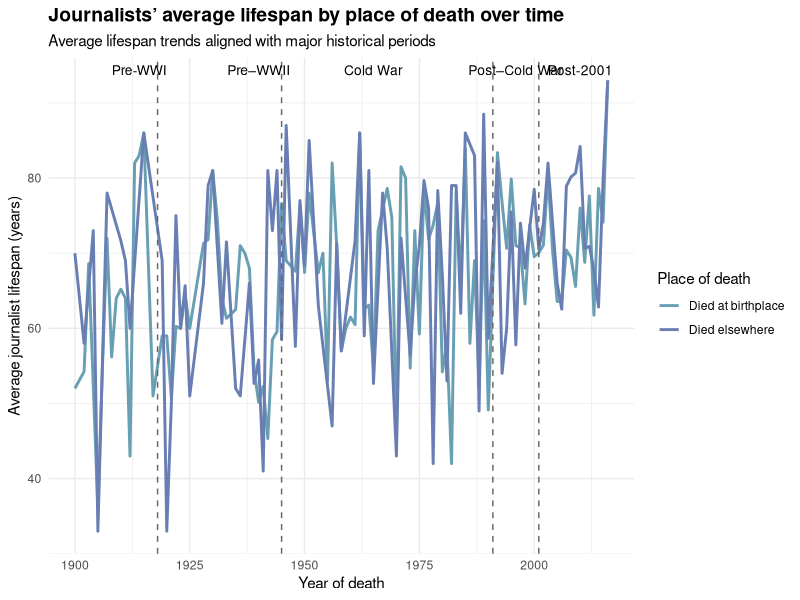
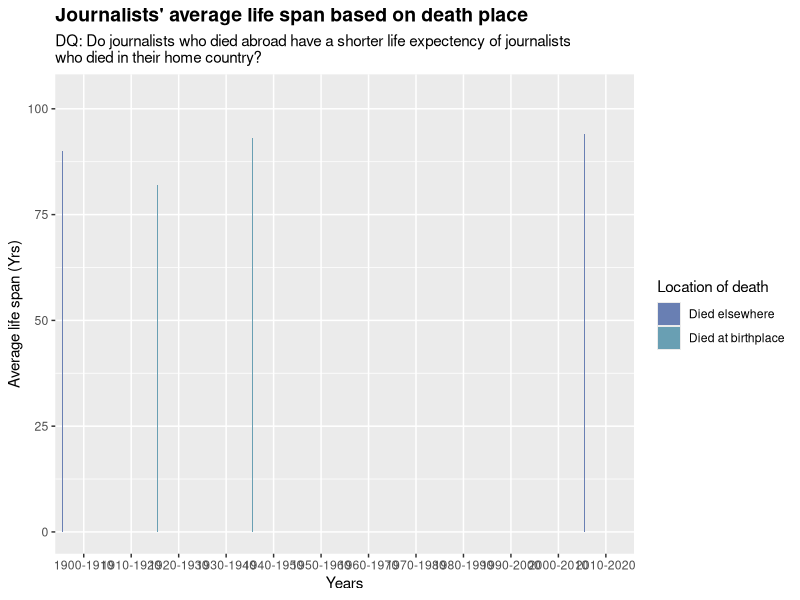
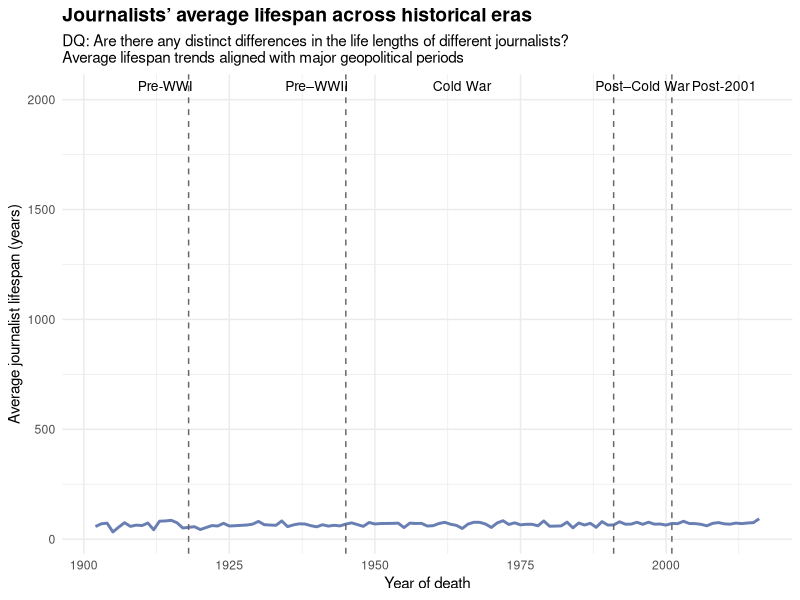
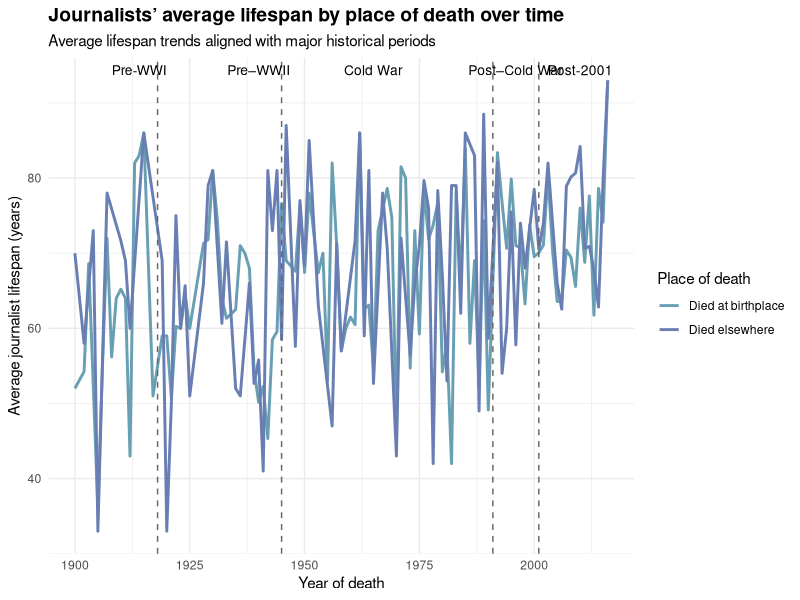
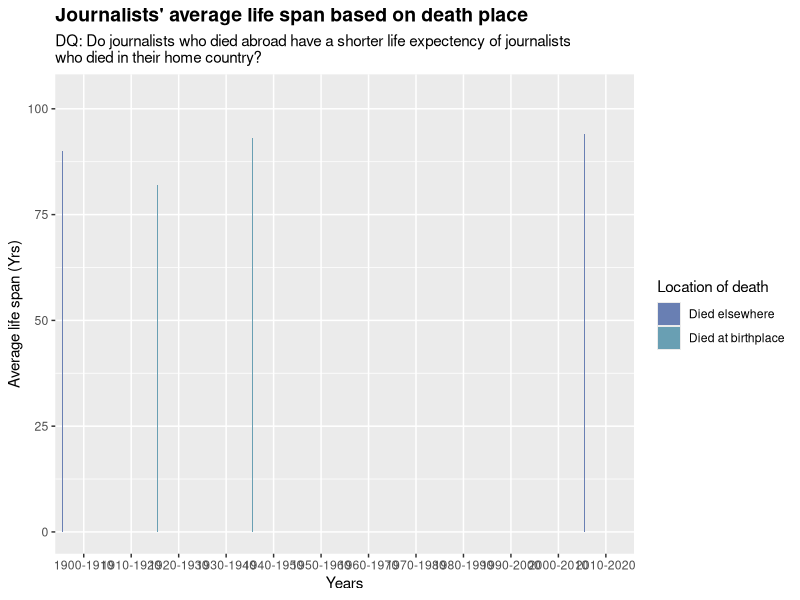

Reproduce these figures in R, in order.

# Calculate the journalist life length
library(tidyverse)
library(dplyr)

journalists <- read_csv('journalists.csv') |>
  mutate(
    birth_year = `ontology/birthYear`, 
    death_year = `ontology/deathYear`, 
    birth_place = `ontology/birthPlace_label`, 
    death_place = `ontology/deathPlace_label`
  ) |>
  select( 
    birth_year, 
    death_year, 
    birth_place, 
    death_place
  )

all_journalists <- journalists |>
  na.omit()|>
  left_join(read_csv("all_country_mapping.csv"), by ='death_place')|>
  select( 
    birth_country, 
    death_country, 
    death_year, 
    birth_year
  ) |>
  mutate(
    birth_year = as.numeric(birth_year), 
    death_year = as.numeric(death_year), 
  ) |>  
  mutate(
    bd_coincide = (birth_country == death_country),
    life_length = death_year - birth_year
  ) |>
  filter(death_year >= 1900)

avr_life_span <- read_csv('journalists.csv') |>
  select("title", "ontology/occupation_label", "ontology/birthYear", "ontology/deathYear")|>
  na.omit()|>
  rename(ontology_birthYear = `ontology/birthYear`, ontology_deathYear = `ontology/deathYear` )|>
  mutate(ontology_birthYear = as.numeric(ontology_birthYear), ontology_deathYear = as.numeric(ontology_deathYear))|>
  mutate(life_length = ontology_deathYear - ontology_birthYear)|>
  group_by(ontology_deathYear)|>
  filter(life_length > 0 & ontology_deathYear > 1900)|>
  summarise(avr_life_span = mean(life_length))

avr_life_span_plot <- avr_life_span |>
  ggplot() +
  aes(x = ontology_deathYear, y = avr_life_span) +
  geom_line(color = "#697fb3ff", linewidth = 1) +
  geom_vline(
    xintercept = c(1918, 1945, 1991, 2001),
    linetype = "dashed",
    color = "grey40"
  ) +
  annotate(
    "text",
    x = c(1914, 1940, 1965, 1996, 2010),
    y = max(avr_life_span, na.rm = TRUE),
    label = c("Pre-WWI", "Pre–WWII", "Cold War", "Post–Cold War", "Post-2001"),
    vjust = -0.5,
    size = 3.5
  ) +
  labs(
    x = "Year of death",
    y = "Average journalist lifespan (years)",
    title = "Journalists’ average lifespan across historical eras",
    subtitle = "DQ: Are there any distinct differences in the life lengths of different journalists?\nAverage lifespan trends aligned with major geopolitical periods"
  ) +
  theme_minimal() +
  theme(
    plot.title = element_text(face = "bold", size = 14)
  )

ggsave('his_eras_avr_life_span.png', plot = avr_life_span_plot, width = 10, height = 5)

year_cat <- function(death_year) {
  if (death_year <= 1910){
    return("1900-1910")
  } else if (death_year <= 1920) {
    return("1910-1920")
  } else if (death_year <= 1930) {
    return("1920-1930")
  } else if (death_year <= 1940) {
    return("1930-1940")
  } else if (death_year <= 1950) {
    return("1940-1950")
  } else if (death_year <= 1960) {
    return("1950-1960")
  } else if (death_year <= 1970) {
    return("1960-1970")
  } else if (death_year <= 1980) {
    return("1970-1980")
  } else if (death_year <= 1990) {
    return("1980-1990")
  } else if (death_year <= 2000) {
    return("1990-2000")
  } else if (death_year <= 2010) {
    return("2000-2010")
  } else if (death_year <= 2020) {
    return("2010-2020")
  } else {
    return("no info")
  }
}

year_grouped <- all_journalists |>
  mutate(year = sapply(death_year, year_cat))

#Avr life span of journalist dying abroad annd dying in home country throughout the years
bar_plot <- year_grouped |>
  select('bd_coincide', 'life_length', 'year') |> 
  na.omit() |>
  group_by(bd_coincide, year) |>
  summarise(avr_life_span = mean(life_length), total = n())

mean_bd_year <- all_journalists |>
  mutate(
    bd_coincide = ifelse(
      birth_country == death_country,
      "Died at birthplace",
      "Died elsewhere"
    )
  ) |>
  filter(
    life_length > 0,
    death_year >= 1900
  ) |>
  group_by(death_year, bd_coincide) |>
  summarise(
    mean_life_span = mean(life_length, na.rm = TRUE),
    .groups = "drop"
  )

ggplot(mean_bd_year) +
  aes(
    x = death_year,
    y = mean_life_span,
    color = bd_coincide
  ) +
  geom_line(linewidth = 1) +
  geom_vline(
    xintercept = c(1918, 1945, 1991, 2001),
    linetype = "dashed",
    color = "grey40"
  ) +
  annotate(
    "text",
    x = c(1914, 1940, 1965, 1996, 2010),
    y = max(mean_bd_year$mean_life_span, na.rm = TRUE),
    label = c(
      "Pre-WWI",
      "Pre–WWII",
      "Cold War",
      "Post–Cold War",
      "Post-2001"
    ),
    vjust = -0.5,
    size = 3.5
  ) +
  scale_color_manual(
    values = c(
      "Died at birthplace" = "#699fb3ff",
      "Died elsewhere" = "#697fb3ff"
    )
  ) +
  labs(
    x = "Year of death",
    y = "Average journalist lifespan (years)",
    color = "Place of death",
    title = "Journalists’ average lifespan by place of death over time",
    subtitle = "Average lifespan trends aligned with major historical periods"
  ) +
  theme_minimal() +
  theme(
    plot.title = element_text(face = "bold", size = 14)
  )

ggsave('life_span_vs_location_death_LINE.png', width = 12, height = 8)

  ggplot(year_grouped)+
  aes(x= year, y = life_length, fill = bd_coincide)+
  geom_col(position = position_dodge(preserve = "single"))+
  labs(
    x = "Years",
    y = "Average life span (Yrs)", 
    title = "Journalists' average life span based on death place",
    subtitle = "DQ: Do journalists who died abroad have a shorter life expectency of journalists\nwho died in their home country?"
  )+
  theme(
    plot.title = element_text(face = "bold", size = 14)
  )+
  labs(fill = "Location of death")+
  scale_fill_manual(
    values = c("#697fb3ff", "#699fb3ff"),
    labels = c("Died elsewhere", "Died at birthplace")
  )
  

ggsave('life_span_vs_location_death_BAR.png',  width = 12, height = 8)
